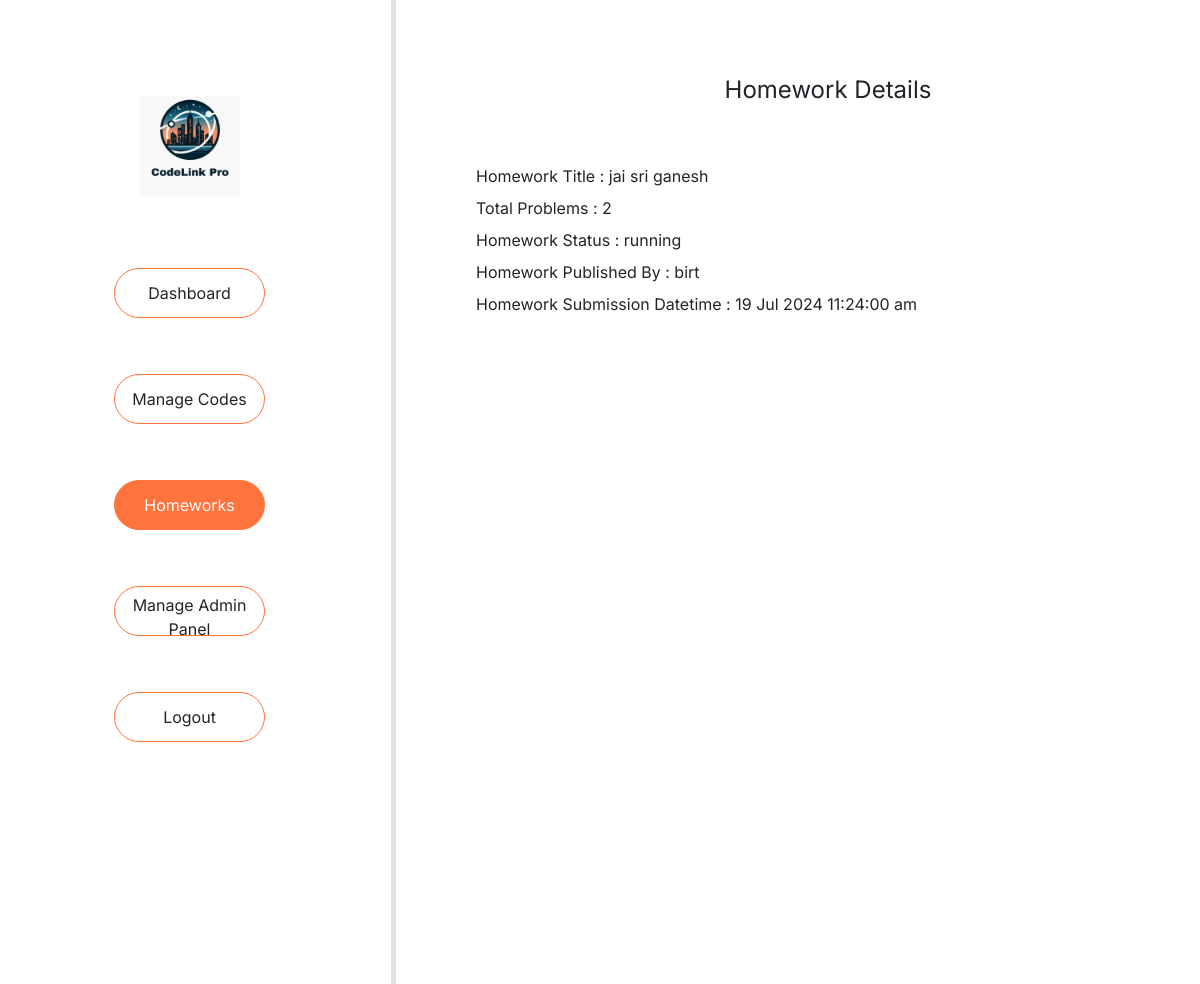
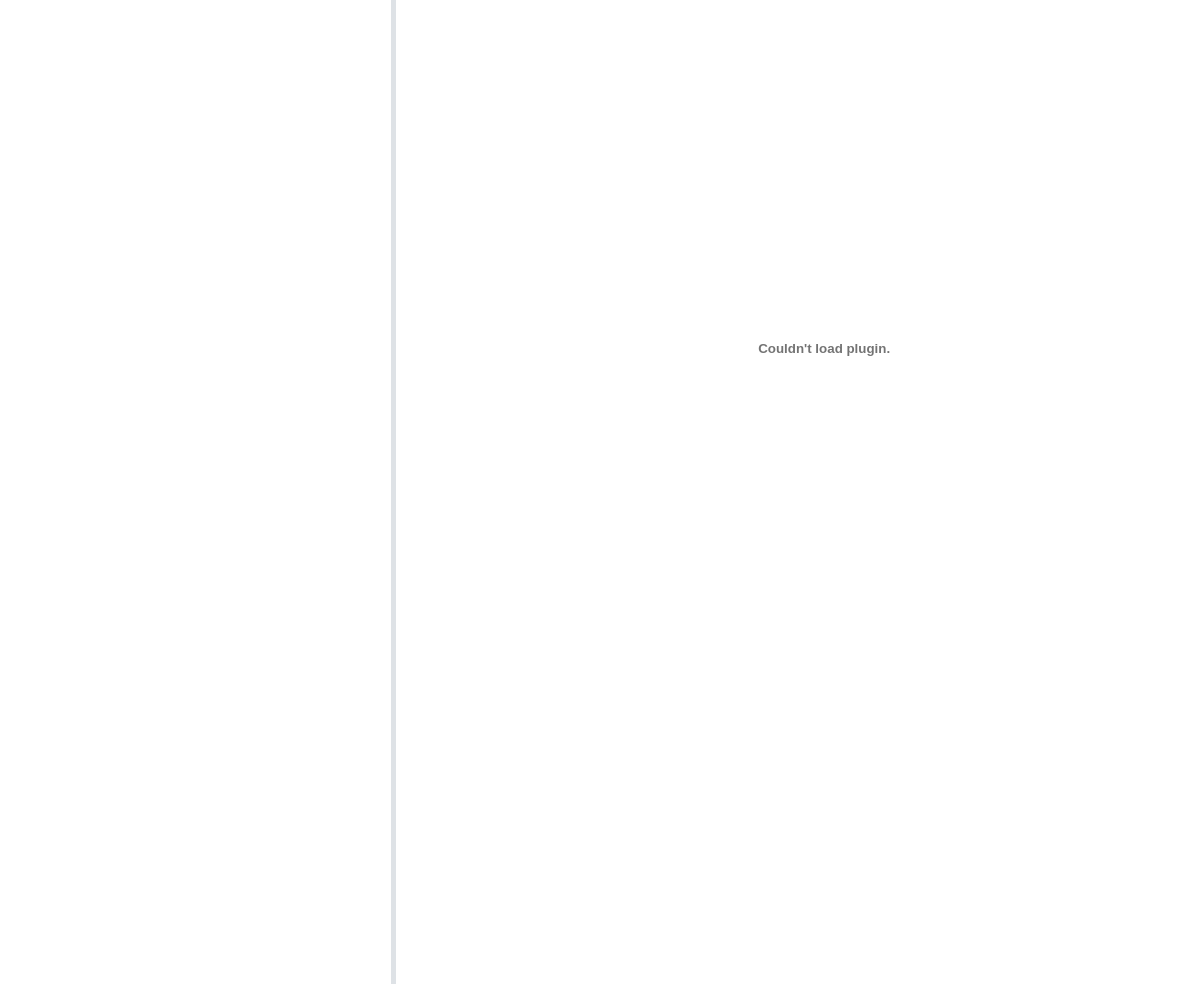
Page /view_homework?homework_id=32 (signed in) on the committed database (2 pictures, top to bottom).
### tables this page shows
CREATE TABLE `homeworks` (
  `homework_id` int(11) NOT NULL,
  `homework_problem_id` varchar(255) NOT NULL,
  `user_id` varchar(255) NOT NULL,
  `user_name` varchar(255) NOT NULL,
  `homework_title` varchar(255) NOT NULL,
  `problems_count` varchar(255) NOT NULL,
  `homework_file_name` varchar(255) NOT NULL,
  `homework_status` varchar(255) NOT NULL,
  `homework_submission_datetime` datetime NOT NULL,
  `datetime` datetime NOT NULL DEFAULT current_timestamp()
);

### config/config.php (called while the page is built, shortened)
<?php
class database {
    protected function connect()
    {
        $this->hostname = "localhost";
        $this->db_username = "root";
        $this->db_password = "";
        $this->db_name = "code_link_pro";
        $conn = new mysqli($this->hostname, $this->db_username, $this->db_password, $this->db_name);
        return $conn;
    }
}
?>

### models/models.php (called while the page is built, shortened)
<?php
require_once __DIR__ . '/../config/config.php';
class models extends database{
     public function get_data_where($table_name, $where_conditions_and_values, $order_by_add_status = '', $order_table_cond_and_asc_or_desc_value = ''){
        $sql = "SELECT * FROM `$table_name` WHERE $where_conditions_and_values  $order_by_add_status $order_table_cond_and_asc_or_desc_value";
        $result = $this->connect()->query($sql);
        return $result;
     }
}
?>

### views/pages/view_homework.php (the view, shortened to what this page needs)
<?php
require __DIR__ . "/inc/_header.php";
$controllers->submit_homework();
?>
<main>
    <div class="main_section">
        <div class="row">
            <div class="col-md-4 col-sm-12 border-5  border-end" style="height: auto !important;">
                <div class="navbar_section">
                    <div class="md_navbar_section">
                        <div class="logo d-flex justify-content-center mt-5 pt-5 mb-4">
                            <img src="/assets/img/CodeLinkPro.png" class="" width="100px" alt="">
                        </div>
                        <?php require __DIR__ . "/inc/_sidebar_items.php"; ?>
                    </div>
                </div>
            </div>
            <div class="col-md-8 col-sm-12">
                <div class="section_main_content mt-4">
                    <div class="container m-4 p-4">
                        <div class="submit_home_work_section ">
                            <div class="container">
                                <div class="section_title text-center fs-4 mb-4">
                                    Homework Details
                                </div>
                                <div class="section_check_title   mb-4">
                                    <?php
                                    $homework_id = $_GET['homework_id'];
                                    $result_check_homework_status = $controllers->get_data_where("homeworks", "`homework_status` = 'running' AND `homework_id` = '$homework_id'");
                                    if ($result_check_homework_status) {
                                        if($result_check_homework_status->num_rows > 0){
                                            while($row = $result_check_homework_status->fetch_assoc()){
                                                $homework_title = $row['homework_title'];
                                                $problems_count = $row['problems_count'];
                                                $homework_status = $row['homework_status'];
                                                $homework_file_name = $row['homework_file_name'];
                                                $user_name = $row['user_name'];
                                                $homework_submission_datetime = $row['homework_submission_datetime'];
                                            }
                                        }
                                    }
                                    $get_main_datetime = strtotime($homework_submission_datetime);
                                    $homework_publisher_username_replaced = str_replace("_", " ", $user_name);
                                    ?>
                                    <div class="homework_details mt-4 pt-4">
                                        <div class="homework_title m-2">Homework Title : <span><?php echo $homework_title ?></span></div>
                                        <div class="problems_count m-2">Total Problems : <span><?php echo $problems_count ?></span></div>
                                        <div class="homework_status m-2">Homework Status : <span><?php echo $homework_status ?></span></div>
                                        <div class="homework_status m-2">Homework Published By : <span><?php echo $homework_publisher_username_replaced ?></span></div>
                                        <div class="homework_submission_datetime m-2">Homework Submission Datetime : <span><?php echo date("d M Y H:i:s a", $get_main_datetime) ?></span></div>
                                    </div>
                                    <div class="homework_files">
                                    <div class="container me-4 mb-5">
                                    <embed class="m-4 " src="/assets/uploads/homeworks/<?php echo $user_name . '/' . $homework_file_name ?>" type="application/pdf" style="height: 100vh; width:92%" >
                                    </div>
                                    </div>
                                </div>
                            </div>
                        </div>
                    </div>
                </div>
            </div>
        </div>
    </div>
</main>
<?php
require __DIR__ . "/inc/_footer_script.php";
?>

### assets/css/ace_code_editor.css (style rules this page uses)
:root { --set-editor-inner-margin-top: 20px; }

### assets/css/responsive.inc.css (style rules this page uses)
@media screen and (min-width: 766px) { .md_navbar_section { display: block; } }

### assets/css/style.inc.css (style rules this page uses)
* { margin: 0; padding: 0; box-sizing: border-box; }
body { font-family: "Inter", sans-serif;; }
:root { --primary-color: #FF743C; }
.section_main_content { overflow-y: scroll; overflow-x: hidden; height: 100vh; }

### rows in the picture
homeworks: homework_title "jai sri ganesh", problems_count "2", homework_status "running", user_name "birt", homework_submission_datetime "19 Jul 2024 11:24:00 am"
